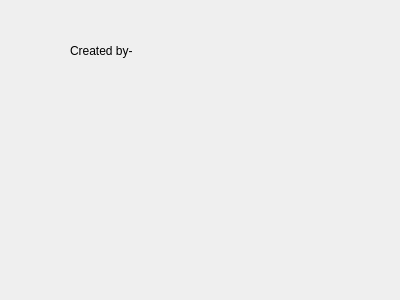
<?xml version="1.0" encoding="UTF-8"?>
<ui version="4.0">
 <class>About_display</class>
 <widget class="QDialog" name="About_display">
  <property name="geometry">
   <rect>
    <x>0</x>
    <y>0</y>
    <width>400</width>
    <height>300</height>
   </rect>
  </property>
  <property name="windowTitle">
   <string>Dialog</string>
  </property>
  <widget class="QLabel" name="label">
   <property name="geometry">
    <rect>
     <x>70</x>
     <y>30</y>
     <width>241</width>
     <height>41</height>
    </rect>
   </property>
   <property name="text">
    <string>Created by-</string>
   </property>
  </widget>
 </widget>
 <resources/>
 <connections/>
</ui>
